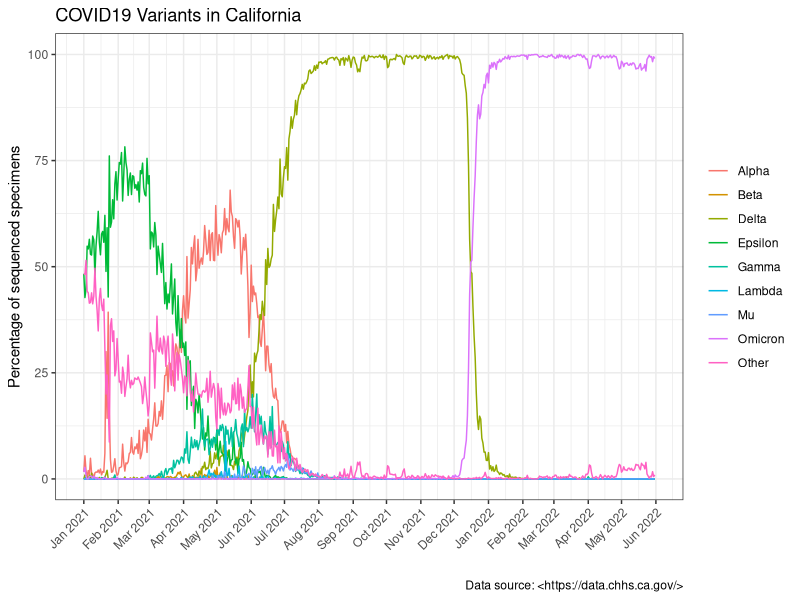

The R source for this figure:
## ---- chunk 1
library(ggplot2)
library(dplyr)
## ---- chunk 2
data <- read.csv("covid19_variants.csv")
## ---- chunk 3
# Convert the date column to Date type
data$date <- as.Date(data$date)

# Filter out the "Total" variant and select the date range
data <- data %>%
  filter(variant_name != "Total") %>%
  filter(date >= as.Date("2021-01-01") & date <= as.Date("2022-05-31"))
## ---- chunk 4
ggplot(data, aes(x = date, y = percentage, color = variant_name)) +
  geom_line() +
  scale_x_date(date_breaks = "1 month", date_labels = "%b %Y") +
  labs(x = "", 
       y = "Percentage of sequenced specimens", 
       color = NULL,
       caption = "Data source: <https://data.chhs.ca.gov/>") +
  theme_bw() +
  theme(axis.text.x = element_text(angle = 45, hjust = 1)) +
  ggtitle("COVID19 Variants in California")
## ---- chunk 5
sessionInfo()
